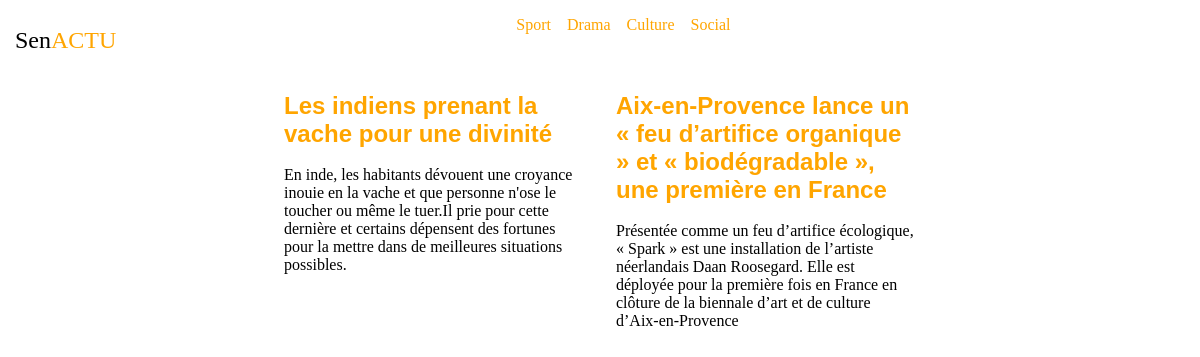
The page /categories/3/ on the database its author committed.
### gestArticles/models.py (models this page shows)
class Category(models.Model):
    label = models.fields.CharField(max_length=100)
    active = models.BooleanField(default=True)

class Article(models.Model):
   title = models.CharField(max_length= 100)
   description = models.fields.CharField(max_length=1000)
   year = models.fields.IntegerField(validators=[MinValueValidator(1900), MaxValueValidator(2022)])
   category = models.ForeignKey(Category, null=True, on_delete=models.SET_NULL)

### gestArticles/views.py (the view)
# urls.py: path('categories/<int:id>/',views.categories,name="categories-details"),
def categories(request,id):
    categories = Category.objects.all()
    articles = Article.objects.filter(category = id)
    return render(request,"gestArticles/articles_list.html",{'articles': articles,'categories':categories})

### gestArticles/templates/gestArticles/articles_list.html
{%extends 'gestArticles/base.html' %}
{%block content1 %}
{% for category in categories%}
<a href={% url 'categories-details' category.id %}>{{ category.label }}</a>&nbsp;&nbsp;&nbsp;
{% endfor %}
{% endblock %}
{%block content3 %}
{% for article in articles%}
    <div class="card">
        <h2>{{ article.title }}</h2>
        <br>
        <p>{{ article.description }}</p>
        <br>
    </div>
{% endfor %}
{% endblock %}

### gestArticles/static/gestArticles/style.css (style rules this page uses)
* { padding: 0; margin: 0; }
h2 { font-family: 'Arial'; }
a { text-decoration: none; color:orange; }
.card { padding: 2px 16px; width: 300px; }
.card h2 { color: orange; }

### rows shown on the page
Category: label "Sport"
Category: label "Drama"
Category: label "Culture"
Category: label "Social"
Article: title "Les indiens prenant la vache pour une divinité", description "En inde, les habitants dévouent une croyance inouie en la vache et que personne n'ose le toucher ou même le tuer.Il prie pour cette dernière et certains dépensent des fortunes pour la mettre dans de meilleures situations possibles."
Article: title "Aix-en-Provence lance un « feu d’artifice organique » et « biodégradable », une première en France", description "Présentée comme un feu d’artifice écologique, « Spark » est une installation de l’artiste néerlandais Daan Roosegard. Elle est déployée pour la première fois en France en clôture de la biennale d’art et de culture d’Aix-en-Provence"
